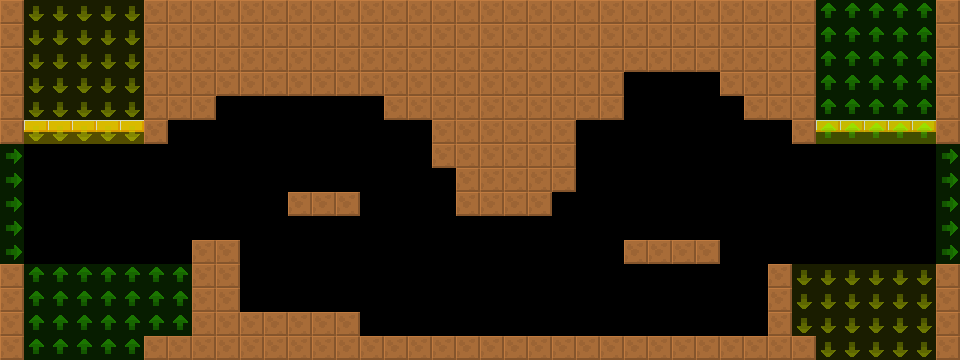

Tiled map render using the project's own tile images. Description and the map definition, with tile-layer contents summarised, below:
An orthogonal 40x15 tile map with 24x24 px tiles, 2 tile layers (col, lnk), 2 tilesets and 6 objects (3x Spikes, 3x RotatingBall).

<map version="1.4" tiledversion="1.4.2" orientation="orthogonal" renderorder="right-down" width="40" height="15" tilewidth="24" tileheight="24" infinite="0" nextlayerid="4" nextobjectid="8">
 <tileset firstgid="6" source="../../lnk.tsx" />
 <tileset firstgid="1" source="../../col.tsx" />
 <layer id="1" name="col" width="40" height="15">
  <data>[600 cells, 228 non-empty, 2 distinct tile ids]</data>
 </layer>
 <layer id="2" name="lnk" width="40" height="15" opacity="0.5">
  <data>[600 cells, 119 non-empty, 3 distinct tile ids]</data>
 </layer>
 <objectgroup id="3" name="markers" opacity="0.5">
  <object id="1" name="Spikes" type="Spikes" x="672" y="72" width="48" height="24">
   <properties>
    <property name="yr" value="0" />
    <property name="xr" value="0" />
   </properties>
  </object>
  <object id="2" name="Spikes" type="Spikes" x="216" y="96" width="48" height="24">
   <properties>
    <property name="yr" value="0" />
    <property name="xr" value="0" />
   </properties>
  </object>
  <object id="3" name="RotatingBall" type="RotatingBall" x="312" y="192" width="24" height="24">
   <properties>
    <property name="yr" value="0" />
    <property name="xr" value="0" />
    <property name="customId" value="1" />
   </properties>
  </object>
  <object id="4" name="RotatingBall" type="RotatingBall" x="504" y="192" width="24" height="24">
   <properties>
    <property name="yr" value="0" />
    <property name="xr" value="0" />
    <property name="customId" value="2" />
   </properties>
  </object>
  <object id="5" name="Spikes" type="Spikes" x="456" y="216" width="96" height="24">
   <properties>
    <property name="yr" value="0" />
    <property name="xr" value="0" />
   </properties>
  </object>
  <object id="6" name="RotatingBall" type="RotatingBall" x="696" y="240" width="24" height="24">
   <properties>
    <property name="yr" value="0" />
    <property name="xr" value="0" />
    <property name="customId" value="3" />
   </properties>
  </object>
 </objectgroup>
</map>
